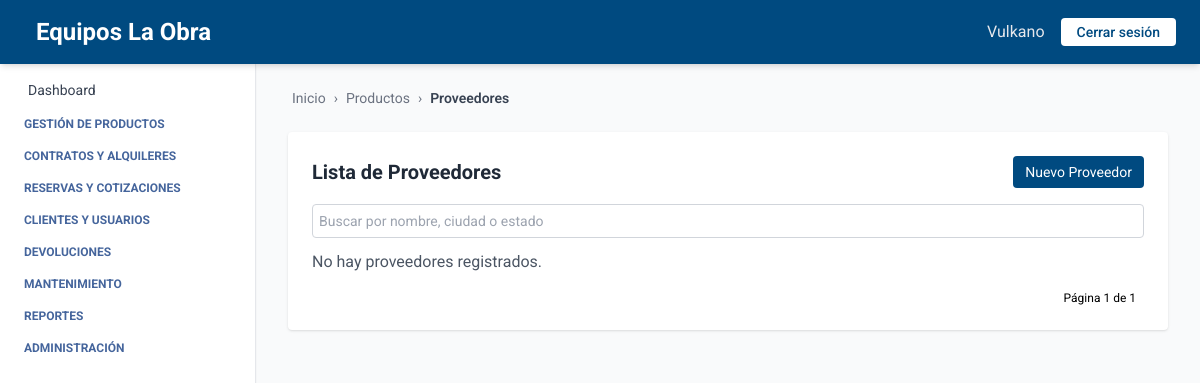
Page /productos/proveedores/ on the earlier database version.
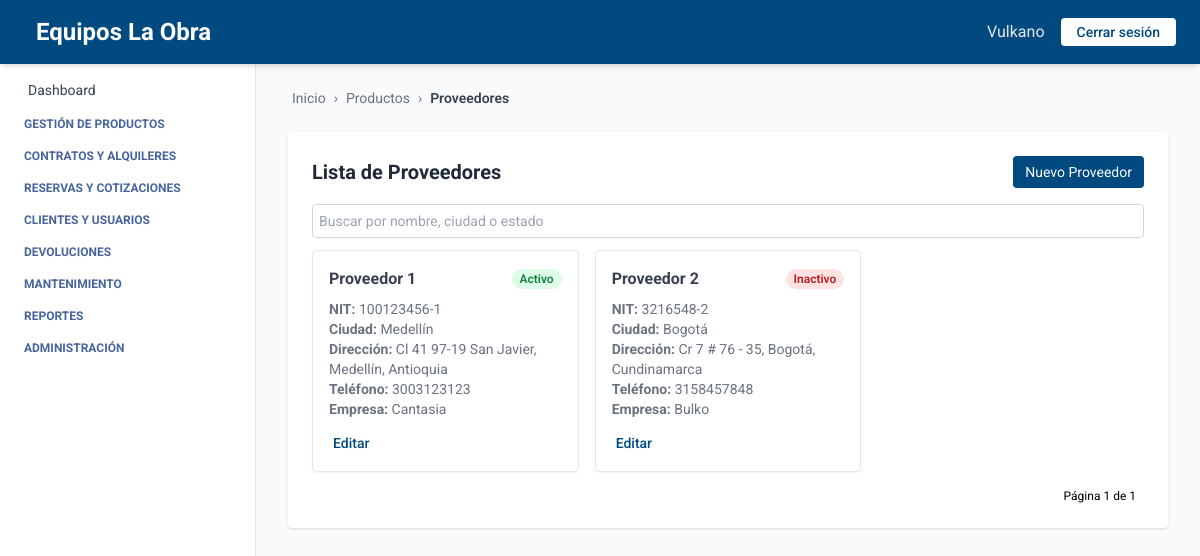
Same page on the later database version.
### producto/models.py (models this page shows, shortened)
class Proveedor(models.Model):
    ESTADOS = [
        ("activo", "Activo"),
        ("inactivo", "Inactivo"),
    ]
    nombre = models.CharField(max_length=100)
    nit = models.CharField(max_length=50, unique=True)
    ciudad = models.CharField(max_length=100, blank=True, null=True)
    direccion = models.CharField(max_length=255, blank=True, null=True)
    departamento = models.CharField(max_length=100, blank=True, null=True)
    telefono = models.CharField(max_length=20, blank=True, null=True)
    estado = models.CharField(max_length=20, choices=ESTADOS, default="activo")
    empresa = models.ForeignKey(Empresa, on_delete=models.CASCADE, related_name='proveedores', default=1)

### empresa/models.py (models this page shows, shortened)
class Empresa(models.Model):
    ESTADOS = [
        ("activo", "Activo"),
        ("inactivo", "Inactivo"),
    ]
    nombre = models.CharField(max_length=100)
    nit = models.CharField(max_length=50, unique=True)
    ciudad = models.CharField(max_length=100, blank=True, null=True)
    direccion = models.CharField(max_length=255, blank=True, null=True)
    departamento = models.CharField(max_length=100, blank=True, null=True)
    telefono = models.CharField(max_length=20, blank=True, null=True)
    estado = models.CharField(max_length=20, choices=ESTADOS, default="activo")

### producto/views_proveedor.py (the view)
# urls.py: path('proveedores/', ProveedorListView.as_view(), name='proveedor_list'),
class ProveedorListView(BreadcrumbMixin, ListView):
    model = Proveedor
    template_name = 'proveedor_list.html'
    context_object_name = 'proveedores'
    ordering = ['nombre']
    paginate_by = 10
    breadcrumb_items = [
        ("Productos", reverse_lazy("categoria_list")),
        ("Proveedores", None)
    ]

### core/views.py (called while the page is built)
    def get_context_data(self, **kwargs):
        context = super().get_context_data(**kwargs)
        context["home"] = self.home_url
        context["breadcrumb_items"] = self.breadcrumb_items
        return context

### producto/templates/proveedor_list.html (shortened to what this page needs)
{% extends 'index.html' %}
{% block breadcrumb %}
  {% include 'breadcrumb.html' with home='/' breadcrumbs=breadcrumb_items %}
{% endblock %}
{% block content %}
  <div class="max-w-5xl mx-auto mt-6 bg-white p-6 rounded shadow">
    <div class="flex justify-between items-center mb-4">
      <h2 class="text-xl font-bold text-gray-800">Lista de Proveedores</h2>
      <a href="{% url 'crear_proveedor' %}" class="bg-[var(--primary-color)] text-white px-3 py-1.5 text-sm rounded hover:bg-blue-700 transition">
        Nuevo Proveedor
      </a>
    </div>
    <form method="get" class="mb-3">
      <input type="text" name="q" placeholder="Buscar por nombre, ciudad o estado" value="{{ request.GET.q }}" class="w-full text-sm p-1.5 border border-gray-300 rounded focus:outline-none focus:ring-2 focus:ring-[var(--primary-color)]" />
    </form>
    {% if proveedores %}
      <div class="grid grid-cols-1 md:grid-cols-2 lg:grid-cols-3 gap-4">
        {% for proveedor in proveedores %}
          <div class="border rounded shadow-sm p-4 hover:shadow-lg transition relative">
            <div class="mb-2 flex justify-between items-center">
              <h3 class="font-bold text-gray-700">{{ proveedor.nombre }}</h3>
              <span class="text-xs font-semibold px-2 py-0.5 rounded-full
                {% if proveedor.estado == 'activo' %}
                  bg-green-100 text-green-700
                {% else %}
                  bg-red-100 text-red-700
                {% endif %}">
                {{ proveedor.get_estado_display }}
              </span>
            </div>
            <p class="text-sm text-gray-500"><strong>NIT:</strong> {{ proveedor.nit }}</p>
            <p class="text-sm text-gray-500"><strong>Ciudad:</strong> {{ proveedor.ciudad }}</p>
            <p class="text-sm text-gray-500"><strong>Dirección:</strong> {{ proveedor.direccion }}, {{ proveedor.ciudad }}, {{ proveedor.departamento }}</p>
            <p class="text-sm text-gray-500"><strong>Teléfono:</strong> {{ proveedor.telefono }}</p>
            <p class="text-sm text-gray-500"><strong>Empresa:</strong> {{ proveedor.empresa.nombre }}</p>
            <div class="mt-3">
              <a href="{% url 'editar_proveedor' proveedor.id %}" class="text-sm font-medium text-[var(--primary-color)] hover:underline">
                Editar
              </a>
            </div>
          </div>
        {% endfor %}
      </div>
    {% else %}
      <p class="text-gray-600">No hay proveedores registrados.</p>
    {% endif %}
    <div class="mt-4 flex justify-end text-xs">
      <span class="mx-2">Página {{ page_obj.number }} de {{ page_obj.paginator.num_pages }}</span>
    </div>
  </div>
{% endblock %}

### core/templates/index.html (shortened to what this page needs)
<!DOCTYPE html>
<html lang="es">
  <head>
    <script src="https://cdn.tailwindcss.com"></script>
  </head>
  <body class="bg-gray-50 min-h-screen">
    {% include 'header.html' %}
    <aside class="fixed top-16 left-0 w-64 bg-white h-[calc(100vh-4rem)] overflow-y-auto border-r shadow-sm hidden sm:block">
      {% include 'navbar.html' %}
    </aside>
    <div class="ml-64 pt-14 min-h-screen">
      <main class="p-8">
        {% block breadcrumb %}{% endblock %}
        {% block content %}{% endblock %}
      </main>
    </div>
  </body>
</html>

### core/templates/header.html (shortened to what this page needs)
<header class="bg-[var(--primary-color)] shadow-md w-full h-16 flex items-center px-6 justify-between fixed top-0 left-0 z-10">
  <h1 class="text-2xl font-bold text-white flex items-center gap-3">
    Equipos La Obra
  </h1>
  <div class="flex items-center space-x-4">
    <span class="text-gray-200 hidden sm:inline">Vulkano</span>
    <button class="text-sm font-medium text-[var(--primary-color)] bg-white px-4 py-1 rounded transition hover:bg-gray-100">
      Cerrar sesión
    </button>
  </div>
</header>

### core/templates/navbar.html (shortened to what this page needs)
<nav class="p-4 text-sm space-y-4">
  <ul class="space-y-4">
    <li>
      <a href="#" class="flex items-center gap-3 text-gray-700 hover:text-[var(--primary-color)] transition">
        Dashboard
      </a>
    </li>
  </ul>
  <details class="group">
    <summary class="cursor-pointer text-[var(--text-aside-color)] uppercase text-xs font-bold flex items-center gap-2">
       Gestión de productos
    </summary>
  </details>
  <details class="group">
    <summary class="cursor-pointer text-[var(--text-aside-color)] uppercase text-xs font-bold flex items-center gap-2">
       Contratos y alquileres
    </summary>
  </details>
  <details class="group">
    <summary class="cursor-pointer text-[var(--text-aside-color)] uppercase text-xs font-bold flex items-center gap-2">
       Reservas y cotizaciones
    </summary>
  </details>
  <details class="group">
    <summary class="cursor-pointer text-[var(--text-aside-color)] uppercase text-xs font-bold flex items-center gap-2">
       Clientes y usuarios
    </summary>
  </details>
  <details class="group">
    <summary class="cursor-pointer text-[var(--text-aside-color)] uppercase text-xs font-bold flex items-center gap-2">
       Devoluciones
    </summary>
  </details>
  <details class="group">
    <summary class="cursor-pointer text-[var(--text-aside-color)] uppercase text-xs font-bold flex items-center gap-2">
       Mantenimiento
    </summary>
  </details>
  <details class="group">
    <summary class="cursor-pointer text-[var(--text-aside-color)] uppercase text-xs font-bold flex items-center gap-2">
       Reportes
    </summary>
  </details>
  <details class="group">
    <summary class="cursor-pointer text-[var(--text-aside-color)] uppercase text-xs font-bold flex items-center gap-2">
       Administración
    </summary>
  </details>
</nav>

### core/templates/breadcrumb.html (shortened to what this page needs)
<nav class="text-sm text-gray-500 mb-4 flex items-center gap-1">
    {% if home %}
      <a href="{{ home }}" class="hover:text-[var(--primary-color)] flex items-center gap-1">
         Inicio
      </a>
      <span class="mx-1">›</span>
    {% endif %}
    {% for label, url in breadcrumbs %}
      {% if url %}
        <a href="{{ url }}" class="hover:text-[var(--primary-color)]">{{ label }}</a>
        <span class="mx-1">›</span>
      {% else %}
        <span class="text-gray-700 font-semibold">{{ label }}</span>
      {% endif %}
    {% endfor %}
  </nav>

### core/templates/index.html (style rules this page uses)
:root { --primary-color: #004a80; --text-aside-color: rgb(69, 101, 156); }
body { font-family: 'Roboto', sans-serif; }

Differences in the rows shown:
added Proveedor: nombre "Proveedor 1", estado "Activo", nit "100123456-1", ciudad "Medellín", direccion "Cl 41 97-19 San Javier", departamento "Antioquia", telefono "3003123123", empresa.nombre "Cantasia"
added Proveedor: nombre "Proveedor 2", estado "Inactivo", nit "3216548-2", ciudad "Bogotá", direccion "Cr 7 # 76 - 35", departamento "Cundinamarca", telefono "3158457848", empresa.nombre "Bulko"
Other differences:
text no longer shown: "No hay proveedores registrados."
